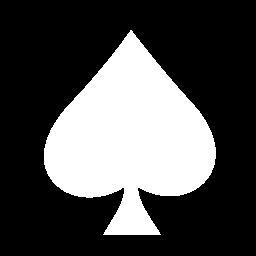
//> input picture part6/humoments/spade1.bmp, 256 x 256 px
$ ./main   (built with g++ and OpenCV 4)
//> lines starting //> are read from the running program, lines starting //| are printed output that depends on the picture; after the words box and inside, x2 and y2 are one past the last pixel; in counts of white or black regions, pixels touching at a corner belong together
#pragma warning(disable: 4819)

#include <opencv2/opencv.hpp>
#include <stdio.h>

using namespace cv;

const char* filename[] = { "spade1.bmp", "spade2.bmp" , "spade3.bmp" , "star.bmp" };

int main()
{
	Mat src;

	for (int i = 0; i < 4; i++) {
		src = imread(filename[i], IMREAD_GRAYSCALE);
//> src: 256 rows x 256 cols, CV_8UC1; 30.5% white; 1 white region, box (x1, y1, x2, y2) and area: (44, 30, 216, 235) 19991
//> filename = 4 items
		if (src.empty()) {
			printf("Image load failed!\n");
			return -1;
		}

		double hu[7] = { 0., };
		Moments m = moments(src, true);
//> m = moments, m00 19991, centre m10/m00, m01/m00 = (129.8, 138.5)
		HuMoments(m, hu);
//> hu = [0.173, 0.000115, 0.000201, 3.26e-06, -8.19e-11, 3.47e-08, 1.58e-11]

		printf("[%i: %10s] ", i, filename[i]);
//| [0: spade1.bmp]
		for (int k = 0; k < 7; k++) {
			printf("%7.3f  ", fabs(log(fabs(hu[k]))));
		}
//> this loop made 7 passes
//|   1.752    9.074    8.513   12.634   23.226   17.176   24.872
		printf("\n");
	}
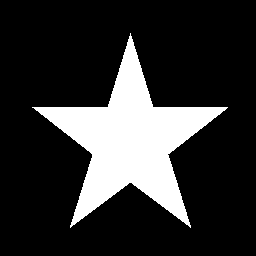
//> src: 256 rows x 256 cols, CV_8UC1; 19.4% white; 1 white region, box (x1, y1, x2, y2) and area: (32, 33, 228, 228) 12712

	getchar();

	return 0;
}
